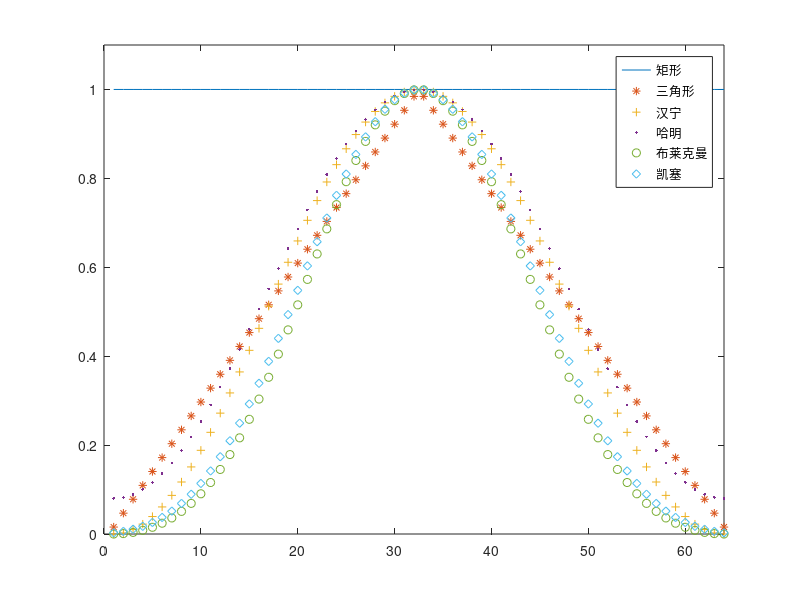

Reproduce this figure in MATLAB. (Note: this script raises an error after producing the figure.)
clc;
clear;
close all;
%% 窗函数特性的比较
N = 64;
beta = 7.865;
n = 1:N;
wbo = boxcar(N);    %矩形窗
wtr = triang(N);    %三角窗
whn = hanning(N);   %汉宁窗
whm = hamming(N);   %哈明窗
wbl = blackman(N);  %布莱克曼窗
wka = kaiser(N,beta);   %凯塞窗
plot(n,wbo,'-',n,wtr,'*',n,whn,'+',n,whm,'.',n,wbl,'o',n,wka,'d');
axis([0,N,0,1.1]);
legend('矩形','三角形','汉宁','哈明','布莱克曼','凯塞');

%% 用窗函数法设计 FIR 数字滤波器
wp = 0.3 * pi;
ws = 0.45 * pi;
delta_w = ws - wp;
N0 = (6.6 * pi / delta_w);
N = N0 + mod(N0 + 1,2);     %实现FIR类型偶对称滤波器，应确保N为奇数
windows = (hamming(N))'; 
wc = (ws + wp)/2;
hd = ideal_lp(wc,N);
b = hd.*windows;
[H,w] = freqz(b,1,1000,'whole');
H = (H(1:501))';
w = (w(1:501))';
mag = abs(H);
db = 20 * log10((mag + eps) / max(mag));
pha = angle(H)
n = 0:N-1;
dw = 2 * pi / 1000;
Rp = -(min(db(1:wp/dw+1))); %检验通带波动
As = -round(max(db(ws/dw+1:501)));  %检验最小阻带衰减
figure(2);
subplot(2,2,1);
stem(n,b,'.');
title('实际脉冲响应');
xlabel('n');
ylabel('h(n)');
subplot(2,2,2);
stem(n,windows,'.');
axis([0,N,0,1.1]);
title('窗函数特性');
xlabel('n');
ylabel('wd(n)');
subplot(2,2,3);
plot(w/pi,db);
axis([0,1,-80,10]);
title('幅度频率响应');
xlabel('频率（单位：\pi）');
ylabel('H(e^{j\omega})');
set(gca,'XTickMode','manual','XTick',[0,wp/pi,ws/pi,1]);
set(gca,'YTickMode','manual','YTick',[-50,-20,-3,0]);
grid;
subplot(2,2,4);
plot(w/pi,pha);
axis([0,1,-4,4]);
title('相位频率响应');
xlabel('频率（单位：\pi）');
ylabel('\phi(\omega)');
set(gca,'XTickMode','manual','XTick',[0,wp/pi,ws/pi,1]);
set(gca,'YTickMode','manual','YTick',[-3.1416,0.3,3.1416,4]);
grid;



%% 利用工具箱设计
clc;
clear;
wp = 0.3 * pi;
ws = 0.45 * pi;
delta_w = ws - wp;
N0 = ceil(6.6 * pi / delta_w);
N = N0 + mod(N0 + 1,2);     %实现FIR类型偶对称滤波器，应确保N为奇数
windows = (hamming(N))'; 
wc = (ws + wp)/2/pi;
b = fir1(N-1,wc,windows);
[H,w] = freqz(b,1,1000,'whole');
H = (H(1:501))';
w = (w(1:501))';
mag = abs(H);
db = 20 * log10((mag + eps) / max(mag));
pha = angle(H);
n = 0:N-1;
dw = 2 * pi / 1000;
Rp = -(min(db(1:wp/dw+1))); %检验通带波动
As = -round(max(db(ws/dw+1:501)));  %检验最小阻带衰减

%% 设计fir低通滤波器
clc;
clear;
wp = 0.24 * pi;
ws = 0.3 * pi;
delta_w = ws - wp;
N0 = ceil(11 * pi / delta_w);
N = N0 + mod(N0 + 1,2);     %实现FIR类型偶对称滤波器，应确保N为奇数
windows = (blackman(N))'; 
wc = (ws + wp)/2;
hd = ideal_lp(wc,N);
b = hd.*windows;
[H,w] = freqz(b,1,1000,'whole');
H = (H(1:501))';
w = (w(1:501))';
mag = abs(H);
db = 20 * log10((mag + eps) / max(mag));
pha = angle(H);
n = 0:N-1;
dw = 2 * pi / 1000;
Rp = -(min(db(1:int32(wp/dw+1)))); %检验通带波动
As = -round(max(db(ws/dw+1:501)));  %检验最小阻带衰减
figure(3);
subplot(2,2,1);
stem(n,b,'.');
title('实际脉冲响应');
xlabel('n');
ylabel('h(n)');
subplot(2,2,2);
stem(n,windows,'.');
axis([0,N,0,1.1]);
title('窗函数特性');
xlabel('n');
ylabel('wd(n)');
subplot(2,2,3);
plot(w/pi,db);
axis([0,1,-100,10]);
title('幅度频率响应');
xlabel('频率（单位：\pi）');
ylabel('H(e^{j\omega})');
set(gca,'XTickMode','manual','XTick',[0,wp/pi,ws/pi,1]);
set(gca,'YTickMode','manual','YTick',[-60,-20,-3,0]);
grid on;
subplot(2,2,4);
plot(w/pi,pha);
axis([0,1,-4,4]);
title('相位频率响应');
xlabel('频率（单位：\pi）');
ylabel('\phi(\omega)');
set(gca,'XTickMode','manual','XTick',[0,wp/pi,ws/pi,1]);
set(gca,'YTickMode','manual','YTick',[-3.1416,0.3,3.1416,4]);
grid;

%% 产生加性噪声
figure(4);
[xt,t] = xtg(1000);

%% 对噪声滤波
yt = fftfilt(b,xt);
Hyk=abs(fft(yt));
figure(5);
subplot(2,1,1)
plot(t,yt)
title('时域波形图')
subplot(2,1,2)
stem(Hyk,'.')
axis([80,120,min(Hyk),max(Hyk)])

%% 选做
% 内插0
clc;
clear;
[xn, fs] = audioread('motherland.wav');
I = 2;  % 实现I=2的整数倍0值内插
yn1 = [];   %预分配内存
for i=1:length(xn)
    yn1(I*i-1)=xn(i);
    yn1(I*i)= 0;
end
% sound(yn1,I*fs);

%滤波器设计
wp = 0.45 * pi;
ws = 0.55 * pi;
delta_w = ws - wp;
N0 = ceil(11 * pi / delta_w);
N = N0 + mod(N0 + 1,2);     %实现FIR类型偶对称滤波器，应确保N为奇数
windows = (blackman(N))'; 
wc = (ws + wp)/2;
hd = ideal_lp(wc,N);
b = hd.*windows;
[H,w] = freqz(b,1,1000,'whole');
H = (H(1:501))';
w = (w(1:501))';
mag = abs(H);
db = 20 * log10((mag + eps) / max(mag));
pha = angle(H);
n = 0:N-1;
dw = 2 * pi / 1000;
Rp = -(min(db(1:int32(wp/dw+1)))); %检验通带波动
As = -round(max(db(ws/dw+1:501)));  %检验最小阻带衰减
figure(6);
subplot(2,2,1);
stem(n,b,'.');
title('实际脉冲响应');
xlabel('n');
ylabel('h(n)');
subplot(2,2,2);
stem(n,windows,'.');
axis([0,N,0,1.1]);
title('窗函数特性');
xlabel('n');
ylabel('wd(n)');
subplot(2,2,3);
plot(w/pi,db);
axis([0,1,-100,10]);
title('幅度频率响应');
xlabel('频率（单位：\pi）');
ylabel('H(e^{j\omega})');
set(gca,'XTickMode','manual','XTick',[0,wp/pi,ws/pi,1]);
set(gca,'YTickMode','manual','YTick',[-60,-20,-0.1,0]);
grid on;
subplot(2,2,4);
plot(w/pi,pha);
axis([0,1,-4,4]);
title('相位频率响应');
xlabel('频率（单位：\pi）');
ylabel('\phi(\omega)');
set(gca,'XTickMode','manual','XTick',[0,wp/pi,ws/pi,1]);
set(gca,'YTickMode','manual','YTick',[-3.1416,0.3,3.1416,4]);
grid;

%滤波并画图
yn2 = fftfilt(b,yn1);
sound(yn2,I*fs);
figure(7);
subplot(4,1,1)
N=2048;
Xn=1/fs*fft(xn(8000:8199),N); % 从xn中取200点做谱分析，N可取2048
plot((0:N/2-1)*fs/N,abs(Xn(1:N/2))); % 模拟域幅度谱
xlabel('f(Hz)')
title('原始信号模拟域幅度谱')
subplot(4,1,2)
Yn1=1/(I*fs)*fft(yn1(16000:16399),N); % 内插后，200点长变成了400点长
plot((0:N/2-1)*I*fs/N,abs(Yn1(1:N/2)));
xlabel('f(Hz)')
title('I=2内插处理后的信号模拟域幅度谱')
subplot(4,1,3)
yn2=filter(b,1,yn1); % 对yn1进行滤波，b为所设计的镜像滤波器
Yn2=1/(I*fs)*fft(yn2(16000:16399),N); % 内插后，200点长变成了400点长
plot((0:N/2-1)*I*fs/N,abs(Yn2(1:N/2)));
xlabel('f(Hz)')
title('信号内插后再经过镜像滤波后的模拟域幅度谱')
subplot(4,1,4)
plot((0:N/4-1)*I*fs/N,abs(Yn2(1:N/4)));
xlabel('f(Hz)')
title('信号内插后再经过镜像滤波后的模拟域幅度谱')

%% 思考题
%低通
clc;
clear;
wp = 0.2 * pi;
ws = 0.3 * pi;
delta_w = ws - wp;
N0 = ceil(6.1 * pi / delta_w);
N = N0 + mod(N0 + 1,2);     %实现FIR类型偶对称滤波器，应确保N为奇数
windows = (triang(N))'; 
wc = (ws + wp)/2/pi;
b = fir1(N-1,wc,windows);
[H,w] = freqz(b,1,1000,'whole');
H = (H(1:501))';
w = (w(1:501))';
mag = abs(H);
db = 20 * log10((mag + eps) / max(mag));
pha = angle(H);
n = 0:N-1;
dw = 2 * pi / 1000;
Rp = -(min(db(1:wp/dw+1))); %检验通带波动
As = -round(max(db(ws/dw+1:501)));  %检验最小阻带衰减
ripple = 10^(-Rp/20);   %滤波器的通带衰减对应的幅度值
Attn = 10^(-As/20);     %滤波器的阻带衰减对应的幅度值
figure(8);
subplot(2,2,1);
stem(n,b,'.');
title('实际脉冲响应');
xlabel('n');
ylabel('h(n)');
% subplot(2,2,2);
% stem(n,windows,'.');
% axis([0,N,0,1.1]);
% title('窗函数特性');
% xlabel('n');
% ylabel('wd(n)');
subplot(2,2,2);
plot(w/pi,mag);
title('幅度频率响应');
xlabel('频率（单位：\pi）');
ylabel('H(e^{j\omega})');
set(gca,'XTickMode','manual','XTick',[0,wp/pi,ws/pi,1]);
set(gca,'YTickMode','manual','YTick',[0,Attn,ripple,1]);
grid;
subplot(2,2,3);
plot(w/pi,db);
axis([0,1,-100,10]);
title('幅度频率响应');
xlabel('频率（单位：\pi）');
ylabel('db H(e^{j\omega})');
set(gca,'XTickMode','manual','XTick',[0,wp/pi,ws/pi,1]);
set(gca,'YTickMode','manual','YTick',[-40,-As,-1,0]);
axis([0,1,-50,5]);
grid on;
subplot(2,2,4);
plot(w/pi,pha);
axis([0,1,-4,4]);
title('相位频率响应');
xlabel('频率（单位：\pi）');
ylabel('\phi(\omega)');
set(gca,'XTickMode','manual','XTick',[0,wp/pi,ws/pi,1]);
set(gca,'YTickMode','manual','YTick',[-3.1416,0.3,3.1416,4]);
grid;

%高通
clc;
clear;
wp = 0.4 * pi;
ws = 0.6 * pi;
delta_w = ws - wp;
N0 = ceil(6.2 * pi / delta_w);
N = N0 + mod(N0 + 1,2);     %实现FIR类型偶对称滤波器，应确保N为奇数
windows = (hanning(N))'; 
wc = (ws + wp)/2/pi;
b = fir1(N-1,wc,'high',windows);
[H,w] = freqz(b,1,1000,'whole');
H = (H(1:501))';
w = (w(1:501))';
mag = abs(H);
db = 20 * log10((mag + eps) / max(mag));
pha = angle(H);
n = 0:N-1;
dw = 2 * pi / 1000;
Rp = -(min(db(1:wp/dw+1))); %检验通带波动
As = -round(max(db(ws/dw+1:501)));  %检验最小阻带衰减
ripple = 10^(-Rp/20);   %滤波器的通带衰减对应的幅度值
Attn = 10^(-As/20);     %滤波器的阻带衰减对应的幅度值
figure(9);
subplot(2,2,1);
stem(n,b,'.');
title('实际脉冲响应');
xlabel('n');
ylabel('h(n)');
subplot(2,2,2);
% stem(n,windows,'.');
% axis([0,N,0,1.1]);
% title('窗函数特性');
% xlabel('n');
% ylabel('wd(n)');
plot(w/pi,mag);
title('幅度频率响应');
xlabel('频率（单位：\pi）');
ylabel('H(e^{j\omega})');
set(gca,'XTickMode','manual','XTick',[0,wp/pi,ws/pi,1]);
set(gca,'YTickMode','manual','YTick',[0,ripple,Attn]);
grid;
subplot(2,2,3);
plot(w/pi,db);
axis([0,1,-100,10]);
title('幅度频率响应');
xlabel('频率（单位：\pi）');
ylabel('db H(e^{j\omega})');
set(gca,'XTickMode','manual','XTick',[0,wp/pi,ws/pi,1]);
set(gca,'YTickMode','manual','YTick',[-70,-43,-0.2,0]);
grid on;
subplot(2,2,4);
plot(w/pi,pha);
axis([0,1,-4,4]);
title('相位频率响应');
xlabel('频率（单位：\pi）');
ylabel('\phi(\omega)');
set(gca,'XTickMode','manual','XTick',[0,wp/pi,ws/pi,1]);
set(gca,'YTickMode','manual','YTick',[-3.1416,0.3,3.1416,4]);
grid;

%带通
clc;
clear;
wpl = 0.15 * pi;
wph = 0.65 * pi;
wsl = 0.2 * pi;
wsh = 0.6 * pi;
wd1 = (wpl + wsl)/2;
wd2 = (wph + wsh)/2;
delta_w = min(abs(wsl-wpl),abs(wsh-wph));
N0 = ceil(6.6 * pi / delta_w);%%8好一点
N = N0 + mod(N0 + 1,2);     %实现FIR类型偶对称滤波器，应确保N为奇数
wn = [wd1/pi,wd2/pi];
b = fir1(N-1,wn,'bandpass', hamming(N));

[H,w] = freqz(b,1,1000,'whole');
H = (H(1:501))';
w = (w(1:501))';
mag = abs(H);
db = 20 * log10((mag + eps) / max(mag));
pha = angle(H);
n = 0:N-1;
dw = 2 * pi / 1000;
Rp = -(min(db(1:(wph-wpl)/dw+1))); %检验通带波动
As = -round(max(db((wsh-wsl)/dw+1:501)));  %检验最小阻带衰减
ripple = 10^(-Rp/20);   %滤波器的通带衰减对应的幅度值
Attn = 10^(-As/20);     %滤波器的阻带衰减对应的幅度值
figure(10);
subplot(2,2,1);
stem(n,b,'.');
title('实际脉冲响应');
xlabel('n');
ylabel('h(n)');
subplot(2,2,2);
% stem(n,windows,'.');
% axis([0,N,0,1.1]);
% title('窗函数特性');
% xlabel('n');
% ylabel('wd(n)');
plot(w/pi,mag);
title('幅度频率响应');
xlabel('频率（单位：\pi）');
ylabel('H(e^{j\omega})');
set(gca,'XTickMode','manual','XTick',[0,wpl/pi,wsl/pi,wsh/pi,wph/pi,1]);
set(gca,'YTickMode','manual','YTick',[0,ripple,Attn]);
grid;
subplot(2,2,3);
plot(w/pi,db);
axis([0,1,-100,10]);
title('幅度频率响应');
xlabel('频率（单位：\pi）');
ylabel('db H(e^{j\omega})');
set(gca,'XTickMode','manual','XTick',[0,wpl/pi,wsl/pi,wsh/pi,wph/pi,1]);
set(gca,'YTickMode','manual','YTick',[-70,-50,-1,0]);
grid on;
subplot(2,2,4);
plot(w/pi,pha);
axis([0,1,-4,4]);
title('相位频率响应');
xlabel('频率（单位：\pi）');
ylabel('\phi(\omega)');
set(gca,'XTickMode','manual','XTick',[0,wpl/pi,wsl/pi,wsh/pi,wph/pi,1]);
set(gca,'YTickMode','manual','YTick',[-3.1416,0.3,3.1416,4]);
grid;


%带阻
clc;
clear;
wpl = 0.15 * pi;
wph = 0.65 * pi;
wsl = 0.2 * pi;
wsh = 0.6 * pi;
wd1 = (wpl + wsl)/2;
wd2 = (wph + wsh)/2;
delta_w = min(abs(wsl-wpl),abs(wsh-wph));
N0 = ceil(6.2 * pi / delta_w);
N = N0 + mod(N0 + 1,2);     %实现FIR类型偶对称滤波器，应确保N为奇数
wn = [wd1/pi,wd2/pi];
b = fir1(N-1,wn,'stop', hanning(N));

[H,w] = freqz(b,1,1000,'whole');
H = (H(1:501))';
w = (w(1:501))';
mag = abs(H);
db = 20 * log10((mag + eps) / max(mag));
pha = angle(H);
n = 0:N-1;
dw = 2 * pi / 1000;
Rp = -(min(db(1:(wph-wpl)/dw+1))); %检验通带波动
As = -round(max(db((wsh-wsl)/dw+1:501)));  %检验最小阻带衰减
ripple = 10^(-Rp/20);   %滤波器的通带衰减对应的幅度值
Attn = 10^(-As/20);     %滤波器的阻带衰减对应的幅度值
figure(11);
subplot(2,2,1);
stem(n,b,'.');
title('实际脉冲响应');
xlabel('n');
ylabel('h(n)');
subplot(2,2,2);
% stem(n,windows,'.');
% axis([0,N,0,1.1]);
% title('窗函数特性');
% xlabel('n');
% ylabel('wd(n)');
plot(w/pi,mag);
title('幅度频率响应');
xlabel('频率（单位：\pi）');
ylabel('H(e^{j\omega})');
set(gca,'XTickMode','manual','XTick',[0,wpl/pi,wsl/pi,wsh/pi,wph/pi,1]);
set(gca,'YTickMode','manual','YTick',[0,ripple,Attn]);
grid;
subplot(2,2,3);
plot(w/pi,db);
axis([0,1,-100,10]);
title('幅度频率响应');
xlabel('频率（单位：\pi）');
ylabel('db H(e^{j\omega})');
set(gca,'XTickMode','manual','XTick',[0,wpl/pi,wsl/pi,wsh/pi,wph/pi,1]);
set(gca,'YTickMode','manual','YTick',[-70,-45,-1,0]);
grid on;
subplot(2,2,4);
plot(w/pi,pha);
axis([0,1,-4,4]);
title('相位频率响应');
xlabel('频率（单位：\pi）');
ylabel('\phi(\omega)');
set(gca,'XTickMode','manual','XTick',[0,wpl/pi,wsl/pi,wsh/pi,wph/pi,1]);
set(gca,'YTickMode','manual','YTick',[-3.1416,0.3,3.1416,4]);
grid;